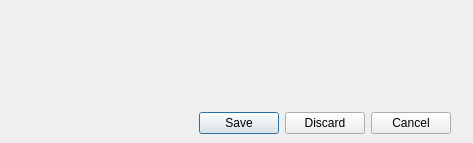
<?xml version="1.0" encoding="UTF-8"?>
<ui version="4.0">
 <class>Dialog</class>
 <widget class="QDialog" name="Dialog">
  <property name="geometry">
   <rect>
    <x>0</x>
    <y>0</y>
    <width>473</width>
    <height>143</height>
   </rect>
  </property>
  <property name="windowTitle">
   <string>Dialog</string>
  </property>
  <widget class="QDialogButtonBox" name="buttonBox">
   <property name="geometry">
    <rect>
     <x>190</x>
     <y>110</y>
     <width>261</width>
     <height>26</height>
    </rect>
   </property>
   <property name="standardButtons">
    <set>QDialogButtonBox::Cancel|QDialogButtonBox::Discard|QDialogButtonBox::Save</set>
   </property>
  </widget>
 </widget>
 <resources/>
 <connections/>
</ui>
